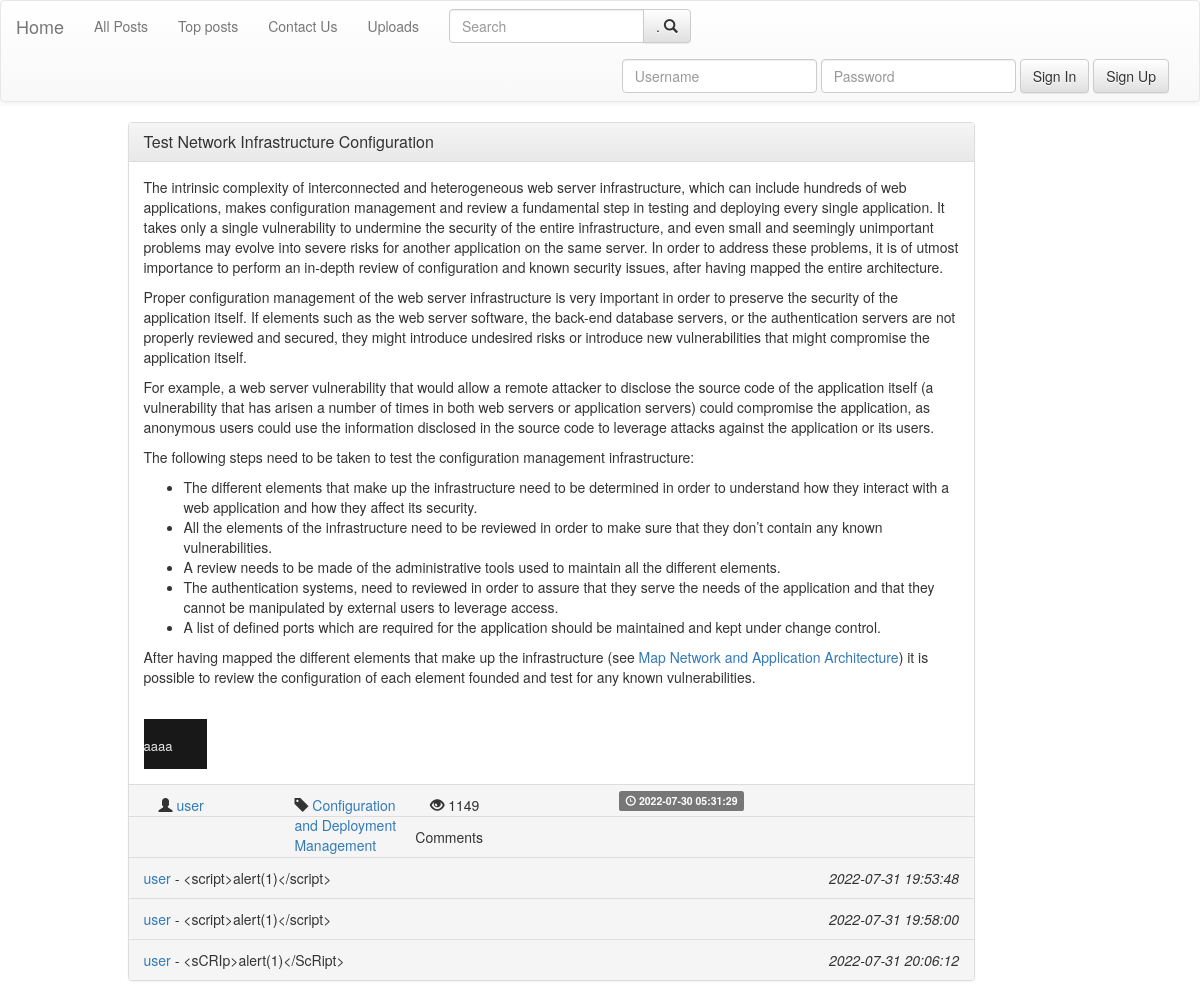
The page /posts/post.php?id=23 on the database its author committed.
### tables this page shows
CREATE TABLE `posts` (
  `postID` int(11) NOT NULL,
  `postTitle` varchar(200) NOT NULL,
  `postDesc` varchar(10000) NOT NULL,
  `postTime` timestamp NOT NULL DEFAULT current_timestamp() ON UPDATE current_timestamp(),
  `postTag` varchar(40) NOT NULL,
  `postAuthor` varchar(40) NOT NULL
);

CREATE TABLE `user_post` (
  `postAuthor` varchar(40) NOT NULL,
  `postID` int(11) NOT NULL,
  `postLikes` int(11) NOT NULL DEFAULT 0,
  `postDisLikes` int(11) NOT NULL,
  `postComments` int(11) NOT NULL DEFAULT 0,
  `postViews` int(11) NOT NULL DEFAULT 0
);

CREATE TABLE `comments` (
  `postID` int(11) NOT NULL,
  `commentID` int(11) NOT NULL,
  `commentDesc` varchar(500) NOT NULL,
  `commentAuthor` varchar(500) NOT NULL,
  `commentTime` timestamp NOT NULL DEFAULT current_timestamp() ON UPDATE current_timestamp()
);

### include/algos.php (called while the page is built, shortened)
<?php
function increament_views($id , $author) {
  include("../db/dbconnect.php");
  $query="SELECT *
          FROM user_post
          WHERE postID='$id'
          ";
  $result=mysqli_query($conn , $query);
  if($result==true) {
      if(mysqli_num_rows($result) == 1) {
          while($row = mysqli_fetch_assoc($result)) {
              $views=$row['postViews'];
              $views = $views + 1;
              $query="UPDATE user_post
                      SET postViews='$views'
                      WHERE postID='$id'
                      ";
              $res=mysqli_query($conn , $query);
              return $row['postViews'];
          }
      }
  } else {
      echo "Failed to load views";
  }
}
return 0;
?>

### include/frame_comment.php (the view)
<div class="panel-footer">
      <span>
            <a href=<?php echo "../users/profile.php?user=".$comment['commentAuthor'];?> >
                <?php echo $comment['commentAuthor']; ?>
            </a>
            <i>-</i>
              <?php echo $comment['commentDesc']; ?>
      </span>
      <span>
          <span class="pull-right"><i><?php echo $comment['commentTime']; ?></i></span>
      </span>
</div>

### include/frame_post.php (shortened to what this page needs)
<?php
	include_once("bootstrap_cdn.php");
?>
<div class="container">
		<div class="row">
			<div class="col-md-9 col-md-offset-1">
			<div class="panel panel-default">
		  		<div class="panel-heading">
		    		<h3 class="panel-title">
		    			<a href=<?php echo "post.php?id="; echo $id; ?> ><?php echo $title; ?></a>
		    		</h3>
		  		</div>
		  		<div class="panel-body">
						<?php
							echo $desc;
		    		?>
		  		</div>
		  		<div class="panel-footer">
						<span class="col-sm-2">
				  			<span class="glyphicon glyphicon-user" aria-hidden="true"></span>
				  			<a href=<?php echo "../users/profile.php?user="; echo $author; ?> >
										<?php echo $author?>
				  			</a>
					</span>
					<span class="col-sm-2">
							<span class="glyphicon glyphicon-tag" aria-hidden="true"></span>
			  			<a href=<?php echo "post.php?tags="; echo $tags; ?> >
									<?php echo $tags;?>
			  			</a>
					</span>
						<span class="col-sm-3">
							<?php
								 if(isset($views)) {
									 echo "<span class='glyphicon glyphicon-eye-open' aria-hidden='true'></span>"." ".$views;
								 }
							?>
						</span>
		  			<span class="label label-default">
							<span class="glyphicon glyphicon-time" aria-hidden="true"></span> <?php echo $time ?>
						</span>
		  		</div>
			<?php
					if(isset($_REQUEST['id'])) {
							include("../posts/comments.php");
					}
			?>
			</div>
		</div>
		</div>
</div>

### posts/comments.php
<?php
      $query="SELECT * FROM comments WHERE postID='$id'  ";
      $result=mysqli_query($conn , $query);
      if($result) {
        echo "
        <div class='panel-footer'>
        Comments
        </div>
        ";
          if(mysqli_num_rows($result) > 0) {
            while($comment=mysqli_fetch_assoc($result)) {
                include("../include/frame_comment.php");
            }
          }
      } else {
        echo "Query failed";
      }
?>

### rows shown on the page
posts: postTitle "Test Network Infrastructure Configuration", postDesc "The intrinsic complexity of interconnected and heterogeneous web server infrastructure, which can include hundreds of web applications, makes configuration management and review a fundamental step in testing and deploying every single application. It takes only a single vulnerability to undermine the security of the entire infrastructure, and even small and seemingly unimportant problems may evolve into severe risks for another application on the same server. In order to address these problems, it is of utmost importance to perform an in-depth review of configuration and known security issues, after having mapped the entire architecture. Proper configuration management of the web server…", postAuthor "user", postTag "Configuration and Deployment Management", views "1149", postTime "2022-07-30 05:31:29"
comments: commentAuthor "user", commentDesc "<script>alert(1)</script>", commentTime "2022-07-31 19:53:48"
comments: commentAuthor "user", commentDesc "<script>alert(1)</script>", commentTime "2022-07-31 19:58:00"
comments: commentAuthor "user", commentDesc "<sCRIp>alert(1)</ScRipt>", commentTime "2022-07-31 20:06:12"
